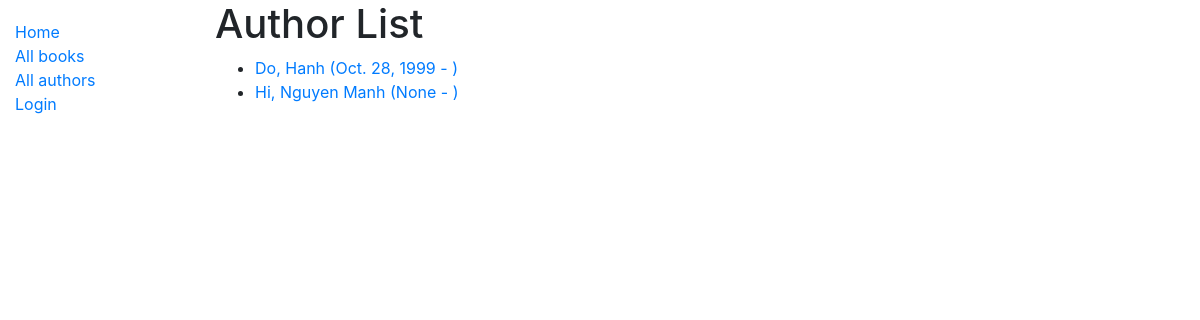
Screenshot of /catalog/authors/ with the database file from the repository.
### catalog/models.py (models this page shows)
class Author(models.Model):
    first_name = models.CharField(max_length=100)
    last_name = models.CharField(max_length=100)
    date_of_birth = models.DateField(null=True, blank=True)
    date_of_death = models.DateField('Died', null=True, blank=True)
    class Meta:
        ordering = ['last_name', 'first_name']
    def get_absolute_url(self):
        return reverse('author-detail', args=[str(self.id)])
    def __str__(self):
        return f'{self.last_name}, {self.first_name}'

### catalog/views.py (the view)
# urls.py: path('authors/', views.AuthorListView.as_view(), name='authors'),
class AuthorListView(generic.ListView):
    model = Author
    paginate_by = 10

### catalog/templates/catalog/author_list.html
{% extends "base_generic.html" %}
{% load i18n %}
{% block content %}
    <h1>{% trans "Author List" %}</h1>
    {% if author_list %}
        <ul>
            {% for author in author_list %}
                <li>
                    <a href="{{ author.get_absolute_url }}">
                    {{ author }} ({{author.date_of_birth}} - {% if author.date_of_death %}{{author.date_of_death}}{% endif %})
                    </a>
                </li>
            {% endfor %}
        </ul>
    {% else %}
        <p>{% trans "There are no authors available." %}</p>
    {% endif %}
{% endblock %}

### rows the page displays
Author: last_name+first_name "Do, Hanh", date_of_birth "Oct. 28, 1999"
Author: last_name+first_name "Hi, Nguyen Manh", date_of_birth "None"
